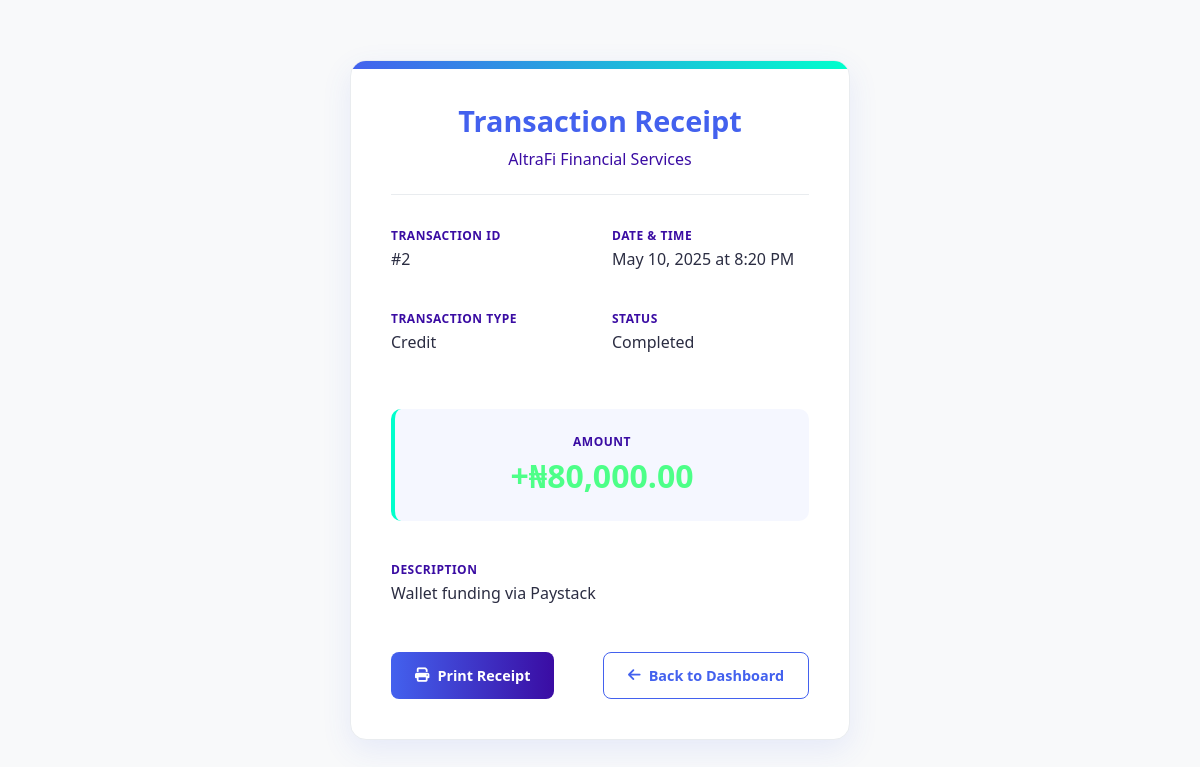
Screenshot of /receipt.php?id=2 (signed in) with the database file from the repository.
### tables this page shows
CREATE TABLE `transactions` (
  `id` int(11) NOT NULL AUTO_INCREMENT,
  `user_id` int(11) NOT NULL,
  `reference` varchar(255) DEFAULT NULL,
  `amount` decimal(10,2) NOT NULL,
  `status` enum('pending','approved','cancelled') DEFAULT 'pending',
  `description` varchar(255) DEFAULT NULL,
  `date` date DEFAULT NULL,
  `created_at` timestamp NOT NULL DEFAULT current_timestamp(),
  PRIMARY KEY (`id`),
  UNIQUE KEY `reference` (`reference`),
  KEY `user_id` (`user_id`),
  CONSTRAINT `transactions_ibfk_1` FOREIGN KEY (`user_id`) REFERENCES `users` (`id`)
);

### receipt.php (the view, shortened to what this page needs)
<?php
require 'config.php';
$stmt = $pdo->prepare("SELECT * FROM transactions WHERE id = ? AND user_id = ?");
$stmt->execute([$_GET['id'], $_SESSION['user_id']]);
$transaction = $stmt->fetch();
?>
<!DOCTYPE html>
<html>
<head>
    <link rel="stylesheet" href="https://cdnjs.cloudflare.com/ajax/libs/font-awesome/6.4.0/css/all.min.css">
</head>
<body>
    <div class="receipt-container">
        <div class="receipt-header">
            <h2>Transaction Receipt</h2>
            <p>AltraFi Financial Services</p>
        </div>
        <div class="receipt-details">
            <div class="detail-item">
                <div class="detail-label">Transaction ID</div>
                <div class="detail-value">#<?= $transaction['id'] ?></div>
            </div>
            <div class="detail-item">
                <div class="detail-label">Date & Time</div>
                <div class="detail-value"><?= date('M j, Y \a\t g:i A', strtotime($transaction['created_at'])) ?></div>
            </div>
            <div class="detail-item">
                <div class="detail-label">Transaction Type</div>
                <div class="detail-value"><?= $transaction['amount'] >= 0 ? 'Credit' : 'Debit' ?></div>
            </div>
            <div class="detail-item">
                <div class="detail-label">Status</div>
                <div class="detail-value">Completed</div>
            </div>
            <div class="amount">
                <div class="detail-label">Amount</div>
                <div class="detail-value <?= $transaction['amount'] >= 0 ? 'positive' : 'negative' ?>">
                    <?= ($transaction['amount'] >= 0 ? '+' : '') . '₦' . number_format($transaction['amount'], 2) ?>
                </div>
            </div>
            <div class="detail-item full-width">
                <div class="detail-label">Description</div>
                <div class="detail-value"><?= htmlspecialchars($transaction['description'] ?? 'N/A') ?></div>
            </div>
        </div>
        <div class="receipt-footer">
            <button class="btn btn-primary" onclick="window.print()">
                <i class="fas fa-print"></i> Print Receipt
            </button>
            <a href="dashboard.php" class="btn btn-secondary">
                <i class="fas fa-arrow-left"></i> Back to Dashboard
            </a>
        </div>
    </div>
</body>
</html>

### receipt.php (style rules this page uses)
:root { --primary: #4361ee; --secondary: #3a0ca3; --accent: #00ffcc; --dark: #2b2d42; --light: #ffffff; --background: #f8f9fa; --error: #ef233c; --success: #4dff88; --border: #e9ecef; }
* { box-sizing: border-box; margin: 0; padding: 0; font-family: 'Segoe UI', 'Roboto', sans-serif; }
body { background-color: var(--background); color: var(--dark); min-height: 100vh; display: flex; justify-content: center; align-items: center; padding: 2rem; }
.receipt-container { background: var(--light); border-radius: 16px; width: 100%; max-width: 500px; padding: 2.5rem; box-shadow: 0 10px 30px rgba(67, 97, 238, 0.1); position: relative; overflow: hidden; border: 1px solid var(--border); }
.receipt-container::before { content: ''; position: absolute; top: 0; left: 0; width: 100%; height: 8px; background: linear-gradient(to right, var(--primary), var(--accent)); }
.receipt-header { text-align: center; margin-bottom: 2rem; padding-bottom: 1.5rem; border-bottom: 1px solid var(--border); }
.receipt-header h2 { font-size: 1.8rem; color: var(--primary); margin-bottom: 0.5rem; }
.receipt-header p { color: var(--secondary); font-weight: 500; }
.receipt-details { display: grid; grid-template-columns: 1fr 1fr; gap: 1.5rem; margin-bottom: 1.5rem; }
.detail-item { margin-bottom: 1rem; }
.detail-label { font-size: 0.75rem; color: var(--secondary); margin-bottom: 0.25rem; text-transform: uppercase; letter-spacing: 0.5px; font-weight: 600; }
.detail-value { font-size: 1rem; font-weight: 500; color: var(--dark); }
.amount { grid-column: span 2; text-align: center; padding: 1.5rem; margin: 1rem 0; background: rgba(67, 97, 238, 0.05); border-radius: 10px; border-left: 4px solid var(--accent); }
.amount .detail-value { font-size: 2rem; font-weight: 700; color: var(--primary); }
.positive { color: var(--success) !important; }
.receipt-footer { display: flex; justify-content: space-between; margin-top: 2rem; gap: 1rem; }
.btn { padding: 0.8rem 1.5rem; border-radius: 8px; font-weight: 600; cursor: pointer; transition: all 0.3s ease; text-decoration: none; display: inline-flex; align-items: center; gap: 0.5rem; border: none; font-size: 0.9rem; }
.btn-primary { background: linear-gradient(to right, var(--primary), var(--secondary)); color: white; }
.btn-secondary { background: white; color: var(--primary); border: 1px solid var(--primary); }
.full-width { grid-column: span 2; }

### rows the page displays
transactions: id "2", created_at "May 10, 2025 at 8:20 PM", amount "80,000.00", description "Wallet funding via Paystack"
